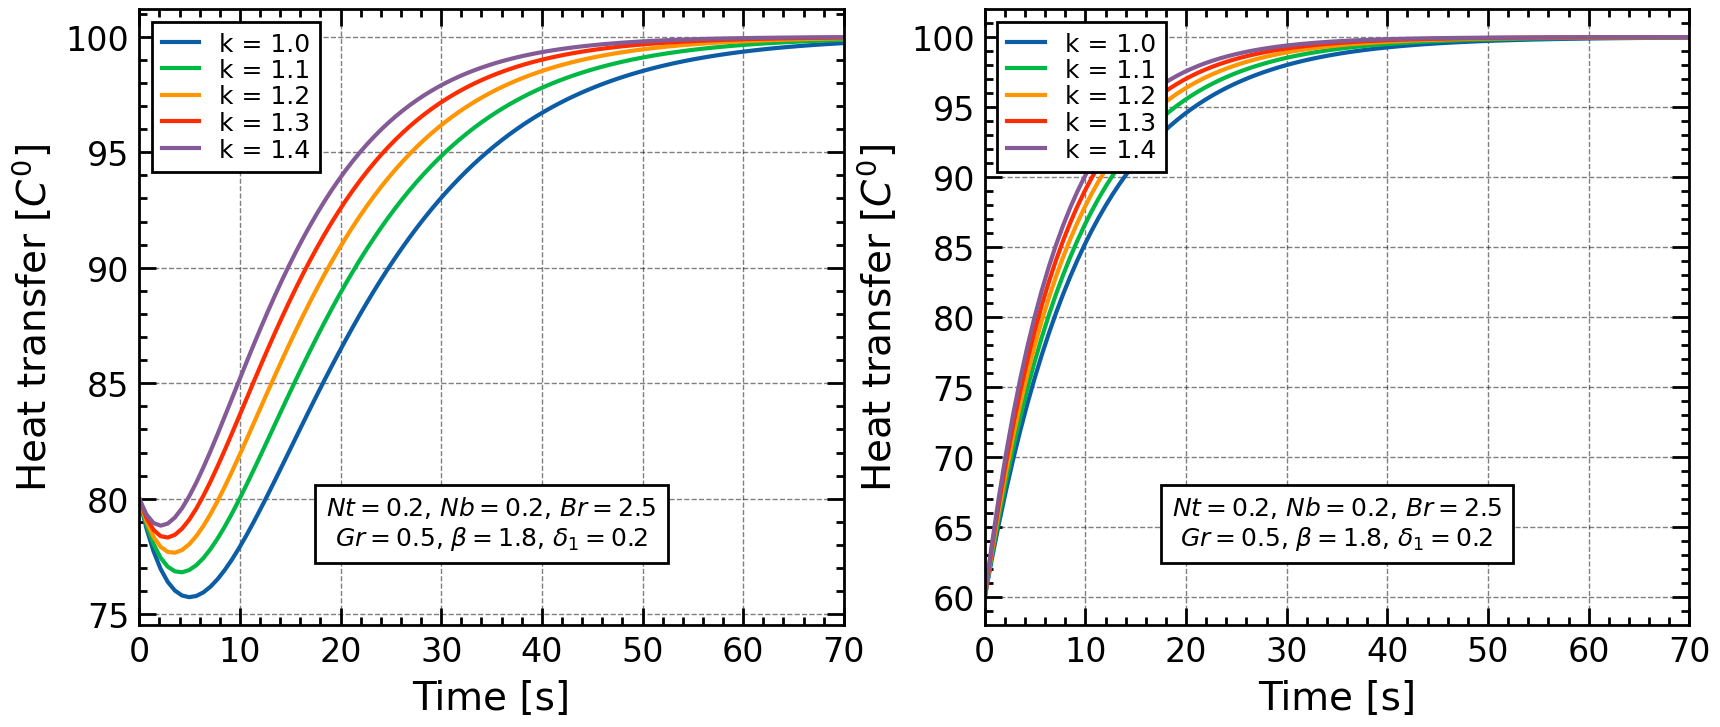

Recreate this plot in Python.
# Import required libraries
import numpy as np
import matplotlib.pyplot as plt
import scienceplots

# Use science style
plt.style.use(["science", "notebook", "grid"])

# Define time array
t = np.linspace(0, 70, 100)

# Define multiple values of k
k_values = [1.0, 1.1, 1.2, 1.3, 1.4]


fig, axes = plt.subplots(1,2, figsize = (10, 4))

ax = axes[0]

for k in k_values:
    # Calculate T for each k
    T = 100 - (4 * t + 20) * np.exp(-0.1 * t * k)
    ax.plot(t, T, label=f'k = {k}', linewidth = 1.5)

# Labeling and grid
ax.set_xlabel("Time [s]", fontsize=14)
ax.set_ylabel("Heat transfer $[C^0]$", fontsize=14)
ax.set_xlim(min(t), max(t))
ax.tick_params(which='both', labelsize=12)

ax.text(0.5, 0.13, 
        r"$Nt=0.2$, $Nb=0.2$, $Br=2.5$" "\n"
        r"$Gr=0.5$, $\beta=1.8$, $\delta_1=0.2$", 
        transform=ax.transAxes,
        bbox=dict(facecolor = 'white', edgecolor= 'black'),
        fontsize=9, ha='center')


ax.legend(fontsize=9, loc='upper left', handlelength=1.5, fancybox= False, edgecolor= 'black', facecolor = 'white', labelspacing=0.1)
ax.grid(True)

ax = axes[1]

for k in k_values:
    # Calculate T for each k
    Tm = 100 - 40 * np.exp(-0.1 * t*k)
    ax.plot(t, Tm, label=f'k = {k}', linewidth = 1.5)

# Labeling and grid
ax.set_xlabel("Time [s]", fontsize=14)
ax.set_ylabel("Heat transfer $[C^0]$", fontsize=14)
ax.set_xlim(min(t), max(t))
ax.tick_params(which='both', labelsize=12)

ax.text(0.5, 0.13, 
        r"$Nt=0.2$, $Nb=0.2$, $Br=2.5$" "\n"
        r"$Gr=0.5$, $\beta=1.8$, $\delta_1=0.2$", 
        transform=ax.transAxes,
        bbox=dict(facecolor = 'white', edgecolor= 'black'),
        fontsize=9, ha='center')


ax.legend(fontsize=9, loc='upper left', handlelength=1.5, fancybox= False, edgecolor= 'black', facecolor = 'white', labelspacing=0.1)
ax.grid(True)

plt.savefig(".\\plots_with_matplolib\\add_text_plots.png", dpi = 200, bbox_inches = "tight")


plt.show()